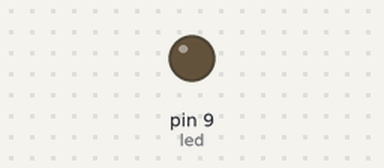
Recording of a sketch running on a simulated Arduino Uno, built with avr-gcc and run on an emulated ATmega328P. On the bench: output pins drawn as LEDs (lit = HIGH). Dashed ring = blinking.

Above: at 0.1 s.
At 39.22 s:
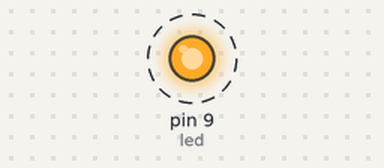
Timing chart, 0 to 40.0 s (numbered marks = the images above):
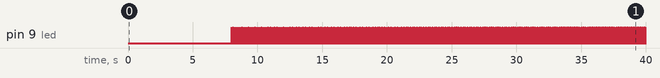

The sketch:

code.ino
```cpp
int led = 9;
int brightness = 0;

void setup() {
  pinMode(led, OUTPUT);
}

void loop() {

  for (brightness = 0; brightness <= 100; brightness++) {
    for (int i = 0; i < 10; i++) {
      digitalWrite(led, HIGH);
      delay(brightness);
      digitalWrite(led, LOW);
      delay(100 - brightness);
    }
  }

  for (brightness = 100; brightness >= 0; brightness--) {
    for (int i = 0; i < 10; i++) {
      digitalWrite(led, HIGH);
      delay(brightness);
      digitalWrite(led, LOW);
      delay(100 - brightness);
    }
  }

}
```
